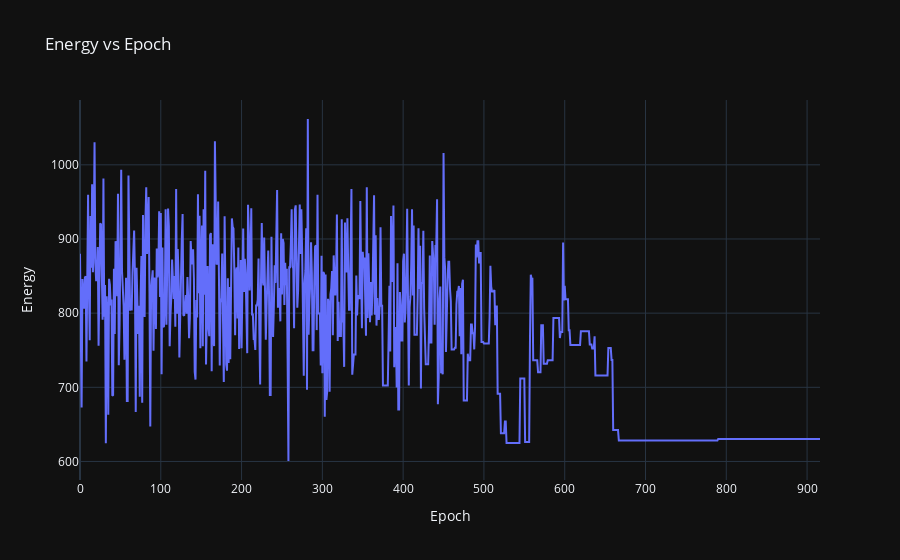
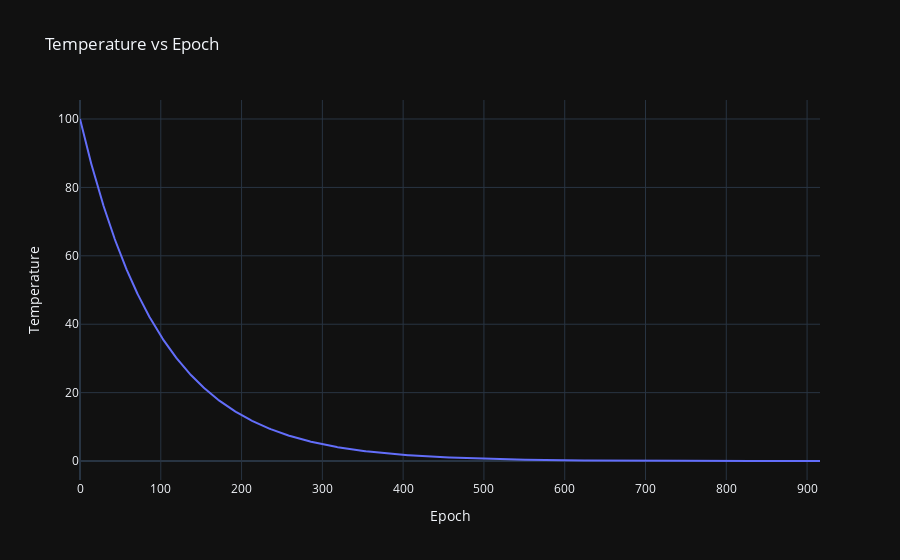

The notebook cell saved with these charts, in order:
### Markdown cell above
# Generated Graphs from output of TSPSA (C implementation)

### Code cell
import plotly.graph_objs as go
import pandas as pd

# load the data
data = pd.read_csv('data.csv', names=['epoch', 'temperature', 'energy'])

# plot energy vs epoch
fig1 = go.Figure()
fig1.add_trace(go.Scatter(x=data['epoch'], y=data['energy'], mode='lines', name='Energy'))
fig1.update_layout(title='Energy vs Epoch', xaxis_title='Epoch', yaxis_title='Energy', template='plotly_dark')
fig1.show()

# plot temperature vs epoch
fig2 = go.Figure()
fig2.add_trace(go.Scatter(x=data['epoch'], y=data['temperature'], mode='lines', name='Temperature'))
fig2.update_layout(title='Temperature vs Epoch', xaxis_title='Epoch', yaxis_title='Temperature', template='plotly_dark')
fig2.show()

### Figure 1 — Plotly figure (JSON) as saved in the notebook; plotly's stock layout.template omitted (floating-point values rounded to 4 significant figures; data arrays with more than 128 entries replaced by an {"elided": "..."} marker saying what was removed)
{"data": [{"mode": "lines", "name": "Energy", "type": "scatter", "x": {"elided": "917 int values"}, "y": {"elided": "917 float values"}}], "layout": {"title": {"text": "Energy vs Epoch"}, "xaxis": {"title": {"text": "Epoch"}}, "yaxis": {"title": {"text": "Energy"}}}}

### Figure 2 — Plotly figure (JSON) as saved in the notebook; plotly's stock layout.template omitted (floating-point values rounded to 4 significant figures; data arrays with more than 128 entries replaced by an {"elided": "..."} marker saying what was removed)
{"data": [{"mode": "lines", "name": "Temperature", "type": "scatter", "x": {"elided": "917 int values"}, "y": {"elided": "917 float values"}}], "layout": {"title": {"text": "Temperature vs Epoch"}, "xaxis": {"title": {"text": "Epoch"}}, "yaxis": {"title": {"text": "Temperature"}}}}
